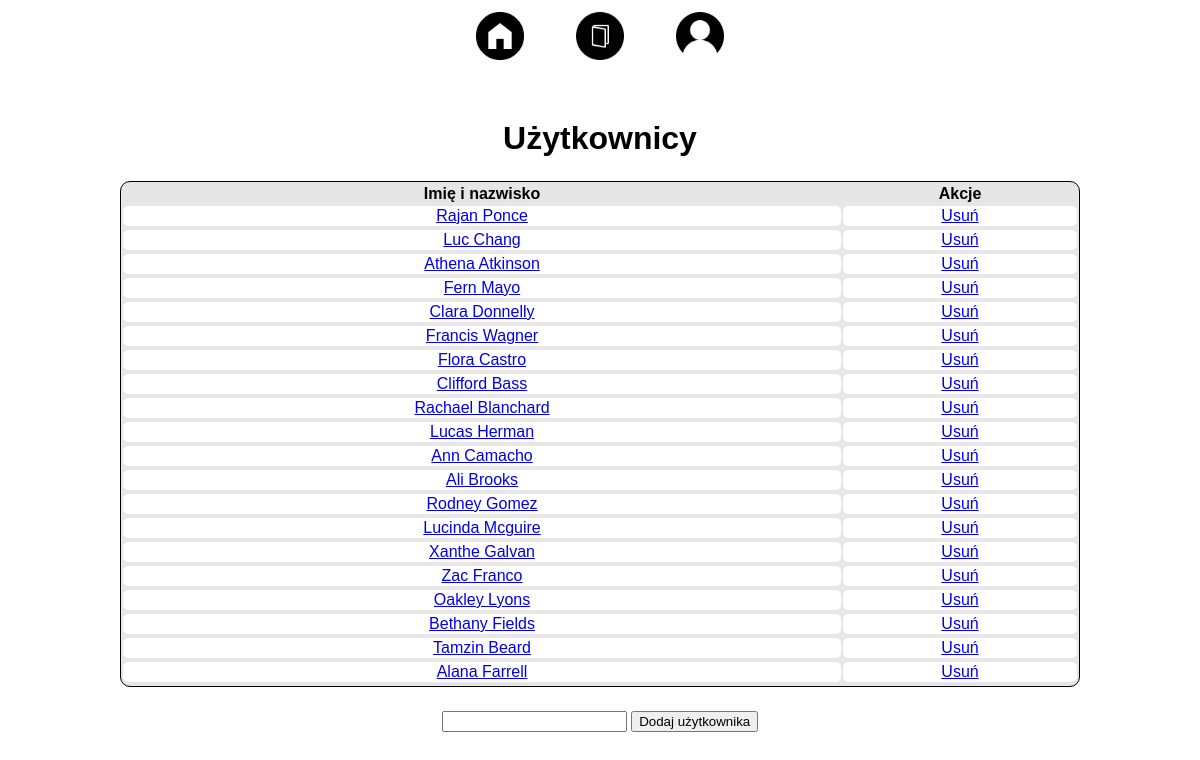
Screenshot of /users with the database file from the repository.
### app.py (models this page shows, shortened)
class User(db.Model):
    id = db.Column(db.Integer, primary_key=True)
    name = db.Column(db.String(200), nullable=False)
    date_added = db.Column(db.DateTime, default=datetime.now())

### app.py (the view)
@app.route('/users', methods=['POST', 'GET'])
def users():
    if request.method == 'POST':
        user_name = request.form['name']
        new_user = User(name = user_name)
        try:
            db.session.add(new_user)
            db.session.commit()
            return redirect('/users')
        except:
            return 'There was an issue adding the user'
    else:
        users = User.query.order_by(User.date_added).all()
        return render_template('users.html', users=users)

### templates/users.html (shortened to what this page needs)
{% extends './base.html' %}
{% block body %}
<div class="content">
    <h1>Użytkownicy</h1>
    {% if users|length < 1 %}
        <h4>Brak użytkowników, dodaj pierwszego poniżej.</h4>
    {% else %}
    <table>
        <tr>
            <th>Imię i nazwisko</th>
            <th>Akcje</th>
        </tr>
        {% for user in users %}
            <td><a href = "/user/{{user.id}}">{{ user.name }}</a></td>
            <td>
                <a href="/users/delete/{{user.id}}">Usuń</a>
            </td>
        {% endfor %}
    </table>
    {% endif %}
    <form action="/users" method = "POST">
        <input type="text" name = "name" id = "name">
        <input type="submit" value="Dodaj użytkownika">
    </form>
</div>
{% endblock %}

### templates/base.html (shortened to what this page needs)
<!DOCTYPE html>
<html lang="en">
<head>
    <link rel="stylesheet" href="{{ url_for('static', filename='css/main.css')}}">
</head>
<body>
    <nav class="nav">
        <a href="/"><img src="../static/images/home.png"/></a>
        <a href="/books"><img src="../static/images/book.png"/></a>
        <a href="/users"><img src="../static/images/user.png"/></a>
    </nav>
    {% block body %}{% endblock %}
</body>
</html>

### static/css/main.css (style rules this page uses)
body { text-align: center; margin: 0; font-family: sans-serif; }
table { margin-left: auto; margin-right: auto; margin-top: 2%; margin-bottom: 2%; width: 80%; border: 1px solid black; border-radius: 10px; background-color: rgb(230, 230, 230); }
form { width: 100%; margin-left: auto; margin-right: auto; margin-top: 2%; }
td { background-color: rgb(255, 255, 255); border-radius: 5px; }
tr { margin-top: 10px; }
nav { position: fixed; top: 0px; width: 100%; background-color: rgb(255, 255, 255); }
img { width: 4%; margin-top: 1%; margin-right: 2%; margin-left: 2% }
.content { margin-top: 10%; margin-bottom: 5%; }

### rows the page displays
User: name "Rajan Ponce"
User: name "Luc Chang"
User: name "Athena Atkinson"
User: name "Fern Mayo"
User: name "Clara Donnelly"
User: name "Francis Wagner"
User: name "Flora Castro"
User: name "Clifford Bass"
User: name "Rachael Blanchard"
User: name "Lucas Herman"
User: name "Ann Camacho"
User: name "Ali Brooks"
User: name "Rodney Gomez"
User: name "Lucinda Mcguire"
User: name "Xanthe Galvan"
User: name "Zac Franco"
User: name "Oakley Lyons"
User: name "Bethany Fields"
User: name "Tamzin Beard"
User: name "Alana Farrell"
